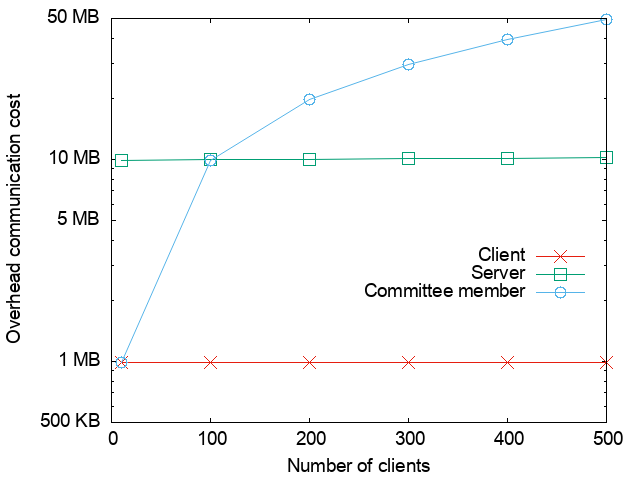

Write gnuplot code to recreate this figure.
set terminal png font "Helvetica,14" 
set output "online_comm_c10_p64811.png"
set datafile sep ','
set key center right Right offset 0, -3
set xlabel "Number of clients"
set ylabel "Overhead communication cost"
set xtics 0,100,500
set ytics add ("500 KB" 0.5)
set ytics add ("1 MB" 1)
# set ytics add ("3 MB" 3)
set ytics add ("5 MB" 5)
set ytics add ("10 MB" 10)
set ytics add ("50 MB" 50)
set ytics add ("200 MB" 200)
set log y

# x=number of clients, for committee_size=10 and p=64811
plot [0:][0.5:50] '../online_comm/online_comm.csv' every 45::19 using 1:($4-$7) title 'Client' with linespoints lc 7 pt 2 ps 2, \
             '../online_comm/online_comm.csv' every 45::19 using 1:($5-$8) title 'Server' with linespoints pt 4 ps 2 lc 2, \
             '../online_comm/online_comm.csv' every 45::19 using 1:6 title 'Committee member' with linespoints pt 6 ps 2 lc 3
